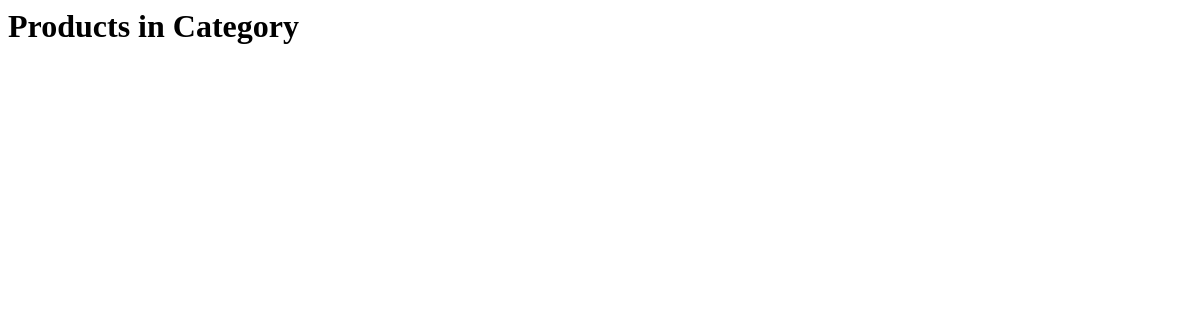
The app's page /categories/2/, older data.
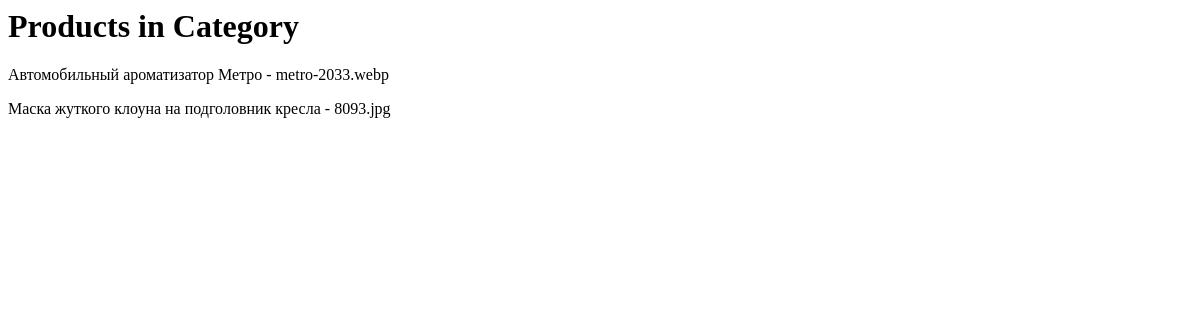
The same page, newer data.
### myShop/models.py (models this page shows, shortened)
class Product(models.Model):
    name = models.CharField(max_length=100)
    price = models.ImageField()
    category = models.ForeignKey(Category, on_delete=models.CASCADE)

### myShop/views.py (the view)
# urls.py: path('categories/<int:id>/', CategoryProductsView.as_view(), name='category_products'),
class CategoryProductsView(generic.ListView):
    template_name = 'category_products.html'
    model = Product
    context_object_name = 'products'
    def get_queryset(self):
        category_id = self.kwargs.get('id')
        return self.model.objects.filter(category_id=category_id)

### templates/category_products.html
<h1>Products in Category</h1>
{% for product in products%}
<p>
    {{ product.name }} - {{ product.price }}
</p>
{% endfor %}

Row changes from the older to the newer data that the page shows:
added Product: name "Автомобильный ароматизатор Метро", price "metro-2033.webp"
added Product: name "Маска жуткого клоуна на подголовник кресла", price "8093.jpg"
